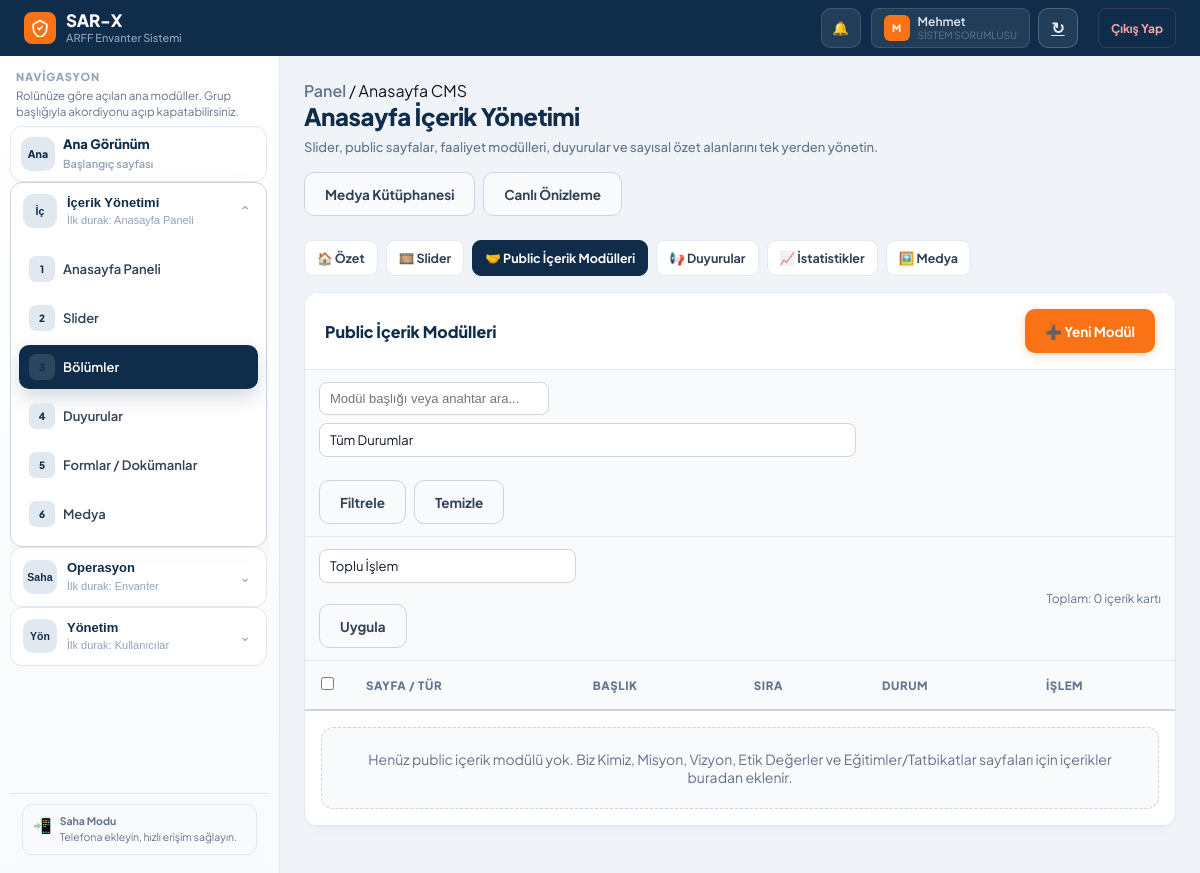
Before: /admin/homepage/sections (signed in) with the older database file.
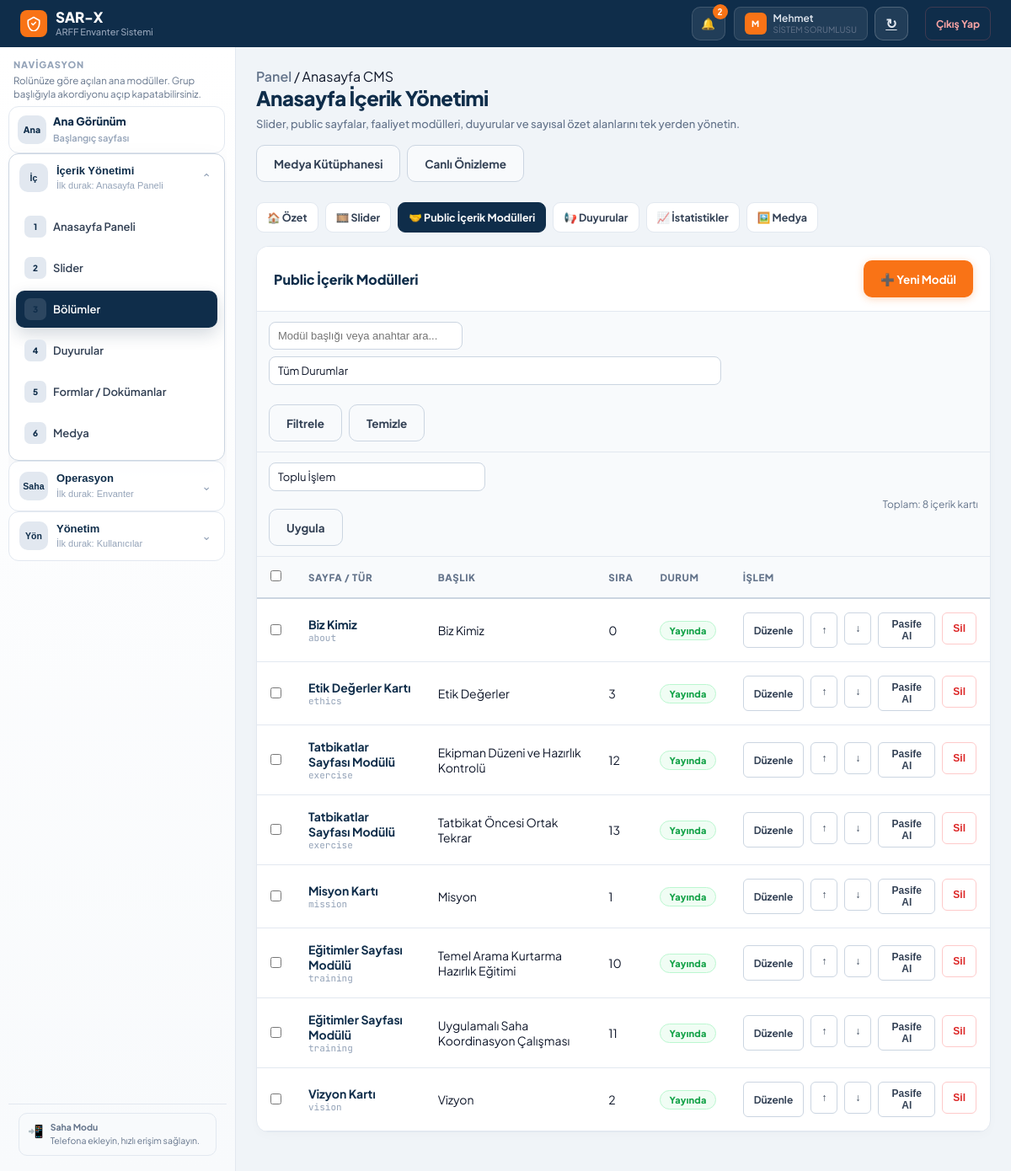
After: the same page with the newer database file.
### models.py (models this page shows, shortened)
class TimestampMixin:
    created_at = db.Column(db.DateTime, default=get_tr_now)
    updated_at = db.Column(db.DateTime, default=get_tr_now, onupdate=get_tr_now)

class HomeSection(db.Model, TimestampMixin):
    __tablename__ = 'home_section'
    id = db.Column(db.Integer, primary_key=True)
    section_key = db.Column(db.String(60), nullable=False, index=True)
    title = db.Column(db.String(180), nullable=False)
    subtitle = db.Column(db.String(250))
    content = db.Column(db.Text)
    icon = db.Column(db.String(50))
    image_url = db.Column(db.String(500))
    order_index = db.Column(db.Integer, default=0, index=True)
    is_active = db.Column(db.Boolean, default=True, index=True)
    @property
    def image_path(self):
        return self.image_url

class ContentWorkflow(db.Model, TimestampMixin):
    __tablename__ = 'content_workflow'
    id = db.Column(db.Integer, primary_key=True)
    entity_type = db.Column(db.String(40), nullable=False, index=True)
    entity_id = db.Column(db.Integer, nullable=False, index=True)
    status = db.Column(db.String(20), nullable=False, default='draft', index=True)
    published_at = db.Column(db.DateTime, nullable=True, index=True)
    published_by_id = db.Column(db.Integer, db.ForeignKey('kullanici.id'), nullable=True, index=True)
    last_edited_by_id = db.Column(db.Integer, db.ForeignKey('kullanici.id'), nullable=True, index=True)
    last_action = db.Column(db.String(40), nullable=True)
    __table_args__ = (
        db.UniqueConstraint('entity_type', 'entity_id', name='uq_content_workflow_entity'),
    )
    published_by = db.relationship('Kullanici', foreign_keys=[published_by_id], lazy=True)
    last_edited_by = db.relationship('Kullanici', foreign_keys=[last_edited_by_id], lazy=True)

### routes/content.py (the view)
@content_bp.route("/admin/homepage/sections")
@login_required
@homepage_editor_required
def homepage_section_list():
    query = HomeSection.query.order_by(HomeSection.section_key.asc(), HomeSection.order_index.asc())
    sections, search_query, selected_status = _apply_common_filters(query, HomeSection, "section")
    workflow_map = _workflow_map("section", sections)
    return render_template(
        "admin/homepage_section_list.html",
        sections=sections,
        workflow_map=workflow_map,
        search_query=search_query,
        selected_status=selected_status,
    )

### extensions.py (called while the page is built, shortened)
def _schema_cache():
    if not current_app:
        return {"tables": {}, "columns": {}}
    return current_app.extensions.setdefault(
        "schema_cache",
        {"tables": {}, "columns": {}},
    )

def table_exists(table_name):
    try:
        if not current_app:
            return False
        cache = _schema_cache()
        if cache["tables"].get(table_name) is True:
            return cache["tables"][table_name]
    except Exception:
        return False

def column_exists(table_name, column_name):
    try:
        if not current_app:
            return False
        cache = _schema_cache()
        return column_name in cache["columns"][table_name]
    except Exception:
        return False

### models.py (called while the page is built)
def get_tr_now():
    return datetime.now(TR_TZ)

### routes/content.py (called while the page is built, shortened)
def _apply_common_filters(query, model, content_type):
    search = (request.args.get("q") or "").strip()
    status = (request.args.get("status") or "").strip().lower()
    records = query.all()
    if status in ALLOWED_WORKFLOW_STATUSES:
        records = [item for item in records if _current_workflow_status(content_type, item) == status]
    return records, search, status

### templates/admin/homepage_section_list.html (shortened to what the changed rows need)
{% extends "admin/homepage_base.html" %}
{% block homepage_body %}
<div class="panel">
  <form method="POST" action="{{ url_for('content.homepage_bulk_action', content_type='section') }}">
    <div class="hp-toolbar">
      <div class="hp-toolbar-left hp-bulk">
        <select name="bulk_action">
        </select>
        <button class="btn btn-secondary" type="submit">Uygula</button>
      </div>
      <div class="hp-toolbar-right" style="font-size:12px; color:var(--text3);">Toplam: {{ sections|length }} içerik kartı</div>
    </div>
    <div class="table-container">
      <table class="data-table">
        <thead>
          <tr>
            <th style="width:36px;"><input type="checkbox" id="selectAllRows"></th>
            <th>Sayfa / Tür</th>
            <th>Başlık</th>
            <th>Sıra</th>
            <th>Durum</th>
            <th>İşlem</th>
          </tr>
        </thead>
        <tbody>
          {% for section in sections %}
          {% set wf = workflow_map.get(section.id) %}
          {% set key_labels = {
            'about': 'Biz Kimiz',
            'mission': 'Misyon Kartı',
            'vision': 'Vizyon Kartı',
            'ethics': 'Etik Değerler Kartı',
            'training': 'Eğitimler Sayfası Modülü',
            'exercise': 'Tatbikatlar Sayfası Modülü',
            'operation': 'Tatbikatlar Legacy Modülü',
            'featured': 'Öne Çıkan Bilgi',
            'contact': 'İletişim Özeti'
          } %}
          <tr>
            <td><input type="checkbox" name="selected_ids" value="{{ section.id }}" class="row-selector"></td>
            <td>
              <div style="font-weight:700; color:var(--navy);">{{ key_labels.get(section.section_key, section.section_key) }}</div>
              <div style="font-size:11px; color:var(--text4); font-family:var(--mono);">{{ section.section_key }}</div>
            </td>
            <td>{{ section.title }}</td>
            <td>{{ section.order_index }}</td>
            <td>
              {% if wf and wf.status == 'published' %}<span class="hp-status-pill hp-status-published">Yayında</span>
              {% elif wf and wf.status == 'draft' %}<span class="hp-status-pill hp-status-draft">Taslak</span>
              {% elif wf and wf.status == 'archived' %}<span class="hp-status-pill hp-status-archived">Arşiv</span>
              {% else %}<span class="hp-status-pill hp-status-passive">Pasif</span>{% endif %}
            </td>
            <td>
              <div class="row-actions">
                <a class="row-btn" href="{{ url_for('content.homepage_section_edit', section_id=section.id) }}">Düzenle</a>
                <form method="POST" action="{{ url_for('content.homepage_move_item', content_type='section', item_id=section.id, direction='up') }}">
                  <button class="row-btn" type="submit">↑</button>
                </form>
                <form method="POST" action="{{ url_for('content.homepage_move_item', content_type='section', item_id=section.id, direction='down') }}">
                  <button class="row-btn" type="submit">↓</button>
                </form>
                <form method="POST" action="{{ url_for('content.homepage_section_toggle', section_id=section.id) }}">
                  <button class="row-btn" type="submit">{{ 'Pasife Al' if wf and wf.status == 'published' else 'Yayınla' }}</button>
                </form>
                <form method="POST" action="{{ url_for('content.homepage_section_delete', section_id=section.id) }}" onsubmit="return confirm('Bölüm silinsin mi?');">
                  <button class="row-btn" type="submit" style="color:var(--red); border-color:var(--red-border);">Sil</button>
                </form>
              </div>
            </td>
          </tr>
          {% else %}
          <tr><td colspan="6"><div class="hp-empty">Henüz public içerik modülü yok. Biz Kimiz, Misyon, Vizyon, Etik Değerler ve Eğitimler/Tatbikatlar sayfaları için içerikler buradan eklenir.</div></td></tr>
          {% endfor %}
        </tbody>
      </table>
    </div>
  </form>
</div>
{% endblock %}

### templates/base.html (shortened to what the changed rows need)
<!DOCTYPE html>
<html lang="tr">
<head>
</head>
<body>
<div class="app-shell">
  <header class="topbar">
    <div class="topbar-end">
      <div class="notification-wrap">
        <button type="button" class="notification-btn" id="notificationToggle" aria-label="Bildirimler">
          🔔
          {% if unread_notification_count %}
          <span class="notification-count">{{ unread_notification_count }}</span>
          {% endif %}
        </button>
      </div>
    </div>
  </header>
  <nav class="sidebar" id="sidebarNav">
    <div class="sidebar-scroll">
      {% for group in sidebar_groups %}
      {% if group.single_link %}
      {% set item = group["items"][0] %}
      <section class="sidebar-group" data-group="{{ group.key }}" data-sidebar-direct="{{ group.key }}">
        <a href="{{ item.url }}" class="sidebar-group-toggle nav-item {% if item.active %}active{% endif %}" style="margin-top:0;" data-sidebar-link {% if item.active %}aria-current="page"{% endif %}>
          <div class="sidebar-group-icon">{{ group.icon }}</div>
          <div class="sidebar-group-body">
            <div class="sidebar-group-label">{{ group.label }}</div>
            <div class="sidebar-group-meta">Başlangıç sayfası</div>
          </div>
        </a>
      </section>
      {% else %}
      <section class="sidebar-group {% if group.open %}is-open{% endif %}" data-group="{{ group.key }}" data-sidebar-state="{% if group.open %}open{% else %}closed{% endif %}">
        <button
          type="button"
          class="sidebar-group-toggle"
          data-sidebar-group="{{ group.key }}"
          data-sidebar-target="{{ group['items'][0].url }}"
          id="sidebarGroupToggle-{{ group.key }}"
          aria-expanded="{% if group.open %}true{% else %}false{% endif %}"
          aria-controls="sidebarGroup-{{ group.key }}"
        >
          <div class="sidebar-group-icon">{{ group.icon }}</div>
          <div class="sidebar-group-body">
            <div class="sidebar-group-label">{{ group.label }}</div>
            <div class="sidebar-group-meta">İlk durak: {{ group["items"][0].label }}</div>
          </div>
          <div class="sidebar-group-chevron">⌄</div>
        </button>
        <div class="sidebar-group-items" id="sidebarGroup-{{ group.key }}" role="group" aria-labelledby="sidebarGroupToggle-{{ group.key }}">
          {% for item in group["items"] %}
          <a href="{{ item.url }}" class="nav-item {% if item.active %}active{% endif %}" data-sidebar-link {% if item.active %}aria-current="page"{% endif %}>
            <div class="nav-icon">{{ loop.index }}</div> {{ item.label }}
          </a>
          {% endfor %}
        </div>
      </section>
      {% endif %}
      {% endfor %}
    </div>
  </nav>
  <main class="main-content">
    <div class="main-inner">
        {% block body %}{% endblock %}
    </div>
  </main>
</div>
</body>
</html>

Changed rows visible on the page:
added HomeSection: get "Biz Kimiz", section_key "about", title "Biz Kimiz", order_index "0"
added ContentWorkflow: status "Pasife Al"
added HomeSection: get "Etik Değerler Kartı", section_key "ethics", title "Etik Değerler", order_index "3"
added ContentWorkflow: status "Pasife Al"
added HomeSection: get "Tatbikatlar Sayfası Modülü", section_key "exercise", title "Ekipman Düzeni ve Hazırlık Kontrolü", order_index "12"
added ContentWorkflow: status "Pasife Al"
added HomeSection: get "Tatbikatlar Sayfası Modülü", section_key "exercise", title "Tatbikat Öncesi Ortak Tekrar", order_index "13"
added ContentWorkflow: status "Pasife Al"
added HomeSection: get "Misyon Kartı", section_key "mission", title "Misyon", order_index "1"
added ContentWorkflow: status "Pasife Al"
added HomeSection: get "Eğitimler Sayfası Modülü", section_key "training", title "Temel Arama Kurtarma Hazırlık Eğitimi", order_index "10"
added ContentWorkflow: status "Pasife Al"
added HomeSection: get "Eğitimler Sayfası Modülü", section_key "training", title "Uygulamalı Saha Koordinasyon Çalışması", order_index "11"
added ContentWorkflow: status "Pasife Al"
added HomeSection: get "Vizyon Kartı", section_key "vision", title "Vizyon", order_index "2"
added ContentWorkflow: status "Pasife Al"
Other visible differences:
{{ unread_notification_count }}: (not shown) → "2"
{{ sections|length }}: "0" → "8"
text no longer shown: "Henüz public içerik modülü yok. Biz Kimiz, Misyon, Vizyon, Etik Değerler ve Eğitimler/Tatbikatlar sayfaları için içerikler buradan eklenir."
